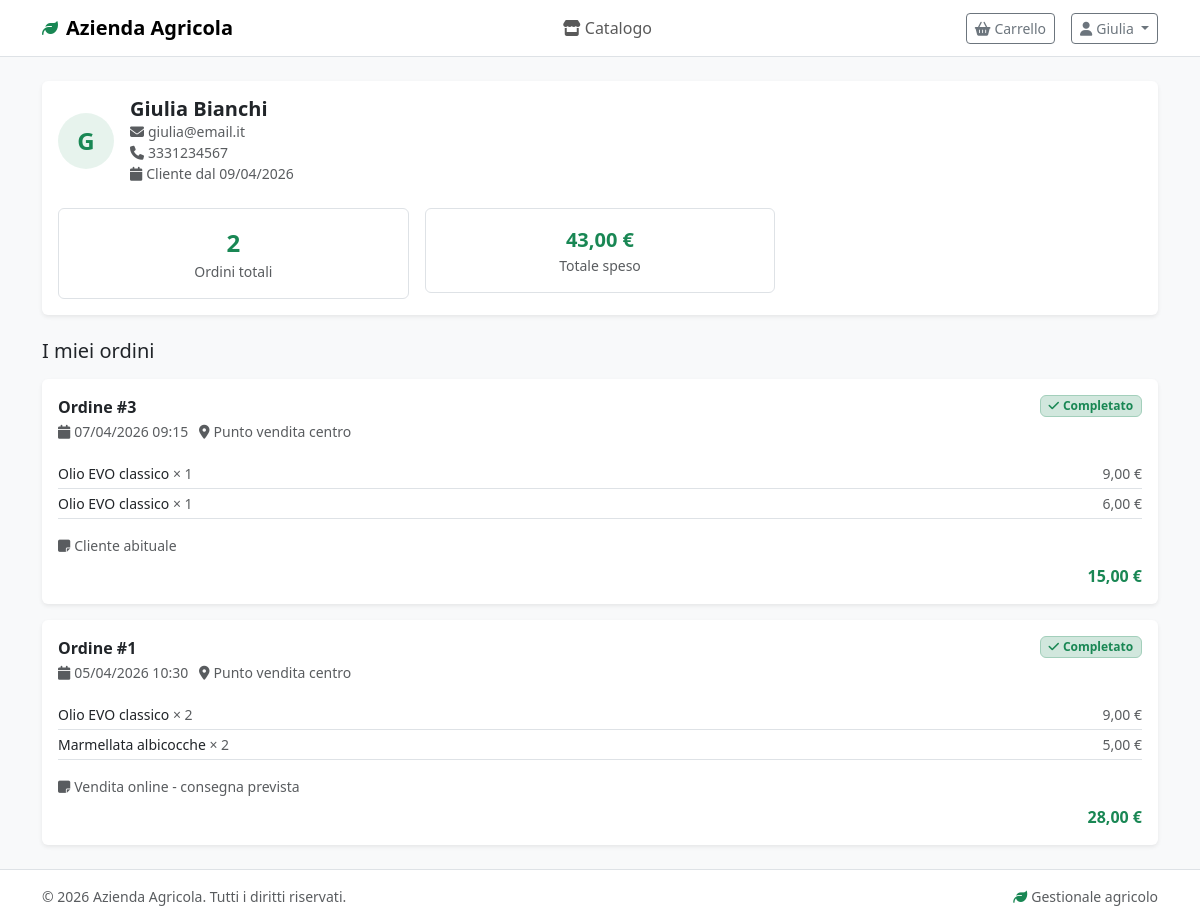
The app's page /cliente/profilo.php (signed in), older data.
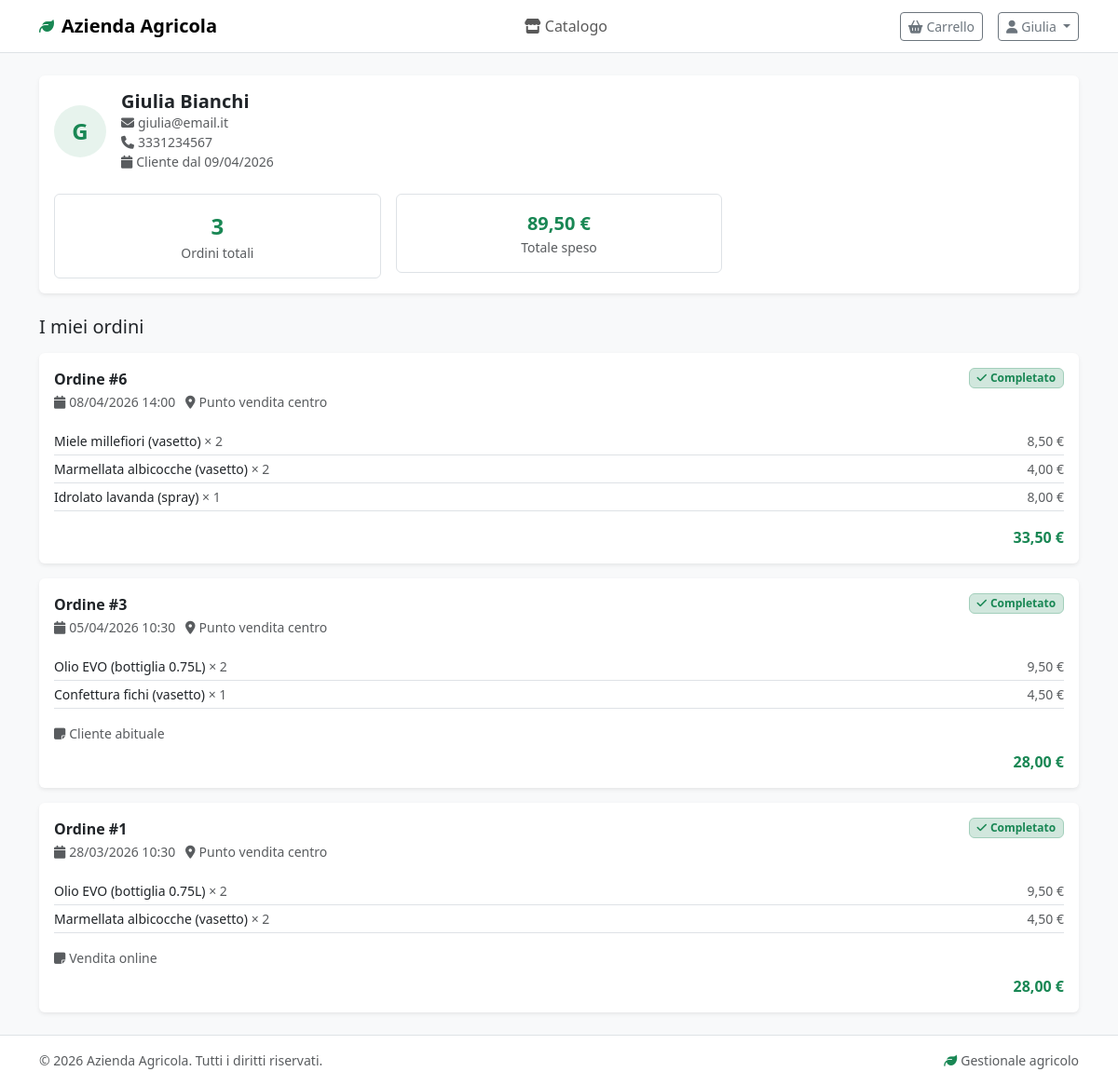
The same page, newer data.
### tables this page shows
CREATE TABLE IF NOT EXISTS CLIENTE (
    idCliente INT AUTO_INCREMENT PRIMARY KEY,
    idUtente INT NULL,
    nome VARCHAR(150) NOT NULL,
    nickname VARCHAR(100) NULL,
    telefono VARCHAR(20) NULL,
    email VARCHAR(150) NULL,
    occasionale BOOLEAN NOT NULL DEFAULT FALSE,
    
    FOREIGN KEY (idUtente) REFERENCES UTENTE(idUtente) ON DELETE SET NULL,
    INDEX idx_occasionale (occasionale),
    INDEX idx_email (email)
);

CREATE TABLE IF NOT EXISTS UTENTE (
    idUtente INT AUTO_INCREMENT PRIMARY KEY,
    nome VARCHAR(100) NOT NULL,
    cognome VARCHAR(100) NOT NULL,
    email VARCHAR(150) NOT NULL UNIQUE,
    password VARCHAR(255) NOT NULL,
    ruolo ENUM('admin', 'cliente') NOT NULL DEFAULT 'cliente',
    dataRegistrazione DATETIME NOT NULL DEFAULT CURRENT_TIMESTAMP,
    attivo BOOLEAN NOT NULL DEFAULT TRUE,
    
    INDEX idx_email (email),
    INDEX idx_ruolo (ruolo)
);

CREATE TABLE IF NOT EXISTS VENDITA (
    idVendita INT AUTO_INCREMENT PRIMARY KEY,
    dataVendita DATETIME NOT NULL DEFAULT CURRENT_TIMESTAMP,
    totaleCalcolato DECIMAL(10, 2) NOT NULL DEFAULT 0.00,
    totalePagato DECIMAL(10, 2) NOT NULL DEFAULT 0.00,
    note TEXT NULL,
    idCliente INT NOT NULL,
    idLuogo INT NOT NULL,
    
    FOREIGN KEY (idCliente) REFERENCES CLIENTE(idCliente) ON DELETE RESTRICT,
    FOREIGN KEY (idLuogo) REFERENCES LUOGO(idLuogo) ON DELETE RESTRICT,
    INDEX idx_cliente (idCliente),
    INDEX idx_data (dataVendita),
    INDEX idx_luogo (idLuogo)
);

CREATE TABLE IF NOT EXISTS LUOGO (
    idLuogo INT AUTO_INCREMENT PRIMARY KEY,
    nome VARCHAR(150) NOT NULL UNIQUE,
    indirizzo VARCHAR(255) NULL,
    tipo ENUM('campo', 'laboratorio', 'punto vendita', 'magazzino') NOT NULL,
    
    INDEX idx_tipo (tipo),
    INDEX idx_nome (nome)
);

CREATE TABLE IF NOT EXISTS DETTAGLIO_VENDITA (
    idDettaglio INT AUTO_INCREMENT PRIMARY KEY,
    idVendita INT NOT NULL,
    tipoVendita ENUM('FRESCO_SFUSO', 'CONFEZIONATO', 'RISERVA_SFUSA') NOT NULL,
    quantita INT NULL,
    pesoVenduto DECIMAL(10, 2) NULL,
    prezzoUnitario DECIMAL(10, 2) NOT NULL,
    omaggio BOOLEAN NOT NULL DEFAULT FALSE,
    idProdotto INT NOT NULL,
    idConfezionamento INT NULL,
    
    FOREIGN KEY (idVendita) REFERENCES VENDITA(idVendita) ON DELETE CASCADE,
    FOREIGN KEY (idProdotto) REFERENCES PRODOTTO(idProdotto) ON DELETE RESTRICT,
    FOREIGN KEY (idConfezionamento) REFERENCES CONFEZIONAMENTO(idConfezionamento) ON DELETE SET NULL,
    INDEX idx_vendita (idVendita),
    INDEX idx_prodotto (idProdotto),
    INDEX idx_confezionamento (idConfezionamento)
);

CREATE TABLE IF NOT EXISTS PRODOTTO (
    idProdotto INT AUTO_INCREMENT PRIMARY KEY,
    nome VARCHAR(150) NOT NULL,
    unitaMisura ENUM('kg', 'litro', 'pezzo', 'grammo') NOT NULL,
    prezzoBase DECIMAL(10, 2) NOT NULL DEFAULT 0.00,
    idCategoria INT NOT NULL,
    
    FOREIGN KEY (idCategoria) REFERENCES CATEGORIA(idCategoria) ON DELETE RESTRICT,
    INDEX idx_categoria (idCategoria),
    INDEX idx_nome (nome)
);

### includes/auth.php (called while the page is built, shortened)
<?php
function getUserId() {
    return $_SESSION['user_id'] ?? null;
}
function getUserName() {
    return $_SESSION['user_name'] ?? 'Utente';
}

### includes/db.php (called while the page is built, shortened)
<?php
function executeQuery($conn, $sql, $params = []) {
    $stmt = mysqli_prepare($conn, $sql);
    if (!empty($params)) {
        $types = '';
        foreach ($params as $param) {
            if (is_int($param))    $types .= 'i';
            elseif (is_float($param)) $types .= 'd';
            else                   $types .= 's';
        }
        mysqli_stmt_bind_param($stmt, $types, ...$params);
    }
    mysqli_stmt_execute($stmt);
    return $stmt;
}
function fetchOne($conn, $sql, $params = []) {
    $stmt  = executeQuery($conn, $sql, $params);
    $result = mysqli_stmt_get_result($stmt);
    $row   = mysqli_fetch_assoc($result);
    return $row;
}
function fetchAll($conn, $sql, $params = []) {
    $stmt   = executeQuery($conn, $sql, $params);
    $result = mysqli_stmt_get_result($stmt);
    $rows   = mysqli_fetch_all($result, MYSQLI_ASSOC);
    return $rows;
}

### includes/functions.php (called while the page is built, shortened)
<?php
function formatPrice($amount) {
    return number_format($amount, 2, ',', '.') . ' €';
}
function formatDate($date, $includeTime = false) {
    $timestamp = strtotime($date);
    if ($includeTime) {
        return date('d/m/Y H:i', $timestamp);
    }
    return date('d/m/Y', $timestamp);
}

### cliente/profilo.php (the view, shortened to what this page needs)
<?php
require_once '../includes/db.php';
require_once '../includes/auth.php';
require_once '../includes/functions.php';
$cliente = fetchOne($conn,
    "SELECT c.*, u.email, u.dataRegistrazione
     FROM CLIENTE c
     INNER JOIN UTENTE u ON c.idUtente = u.idUtente
     WHERE u.idUtente = ?",
    [getUserId()]
);
$ordini = fetchAll($conn,
    "SELECT v.*, l.nome as nomeLuogo,
            (SELECT COUNT(*) FROM DETTAGLIO_VENDITA WHERE idVendita = v.idVendita) as numeroArticoli
     FROM VENDITA v
     INNER JOIN LUOGO l ON v.idLuogo = l.idLuogo
     WHERE v.idCliente = ?
     ORDER BY v.dataVendita DESC
     LIMIT 20",
    [$cliente['idCliente']]
);
$stats = fetchOne($conn,
    "SELECT COUNT(*) as totaleOrdini, COALESCE(SUM(totalePagato),0) as totaleSpeso
     FROM VENDITA WHERE idCliente = ?",
    [$cliente['idCliente']]
);
include '../includes/header_cliente.php';
?>
<div class="card border-0 shadow-sm mb-4">
    <div class="card-body">
        <div class="d-flex align-items-center gap-3 mb-4">
            <div class="rounded-circle bg-success bg-opacity-10 text-success d-flex align-items-center justify-content-center fw-bold fs-4"
                 style="width:56px;height:56px;flex-shrink:0">
                <?php echo strtoupper(substr($cliente['nome'], 0, 1)); ?>
            </div>
            <div>
                <h5 class="mb-0 fw-semibold"><?php echo htmlspecialchars($cliente['nome']); ?></h5>
                <?php if ($cliente['email']): ?>
                    <div class="text-muted small">
                        <i class="fas fa-envelope me-1"></i><?php echo htmlspecialchars($cliente['email']); ?>
                    </div>
                <?php endif; ?>
                <?php if ($cliente['telefono']): ?>
                    <div class="text-muted small">
                        <i class="fas fa-phone me-1"></i><?php echo htmlspecialchars($cliente['telefono']); ?>
                    </div>
                <?php endif; ?>
                <div class="text-muted small">
                    <i class="fas fa-calendar me-1"></i>Cliente dal <?php echo formatDate($cliente['dataRegistrazione']); ?>
                </div>
            </div>
        </div>
        <div class="row g-3">
            <div class="col-6 col-sm-4">
                <div class="border rounded p-3 text-center">
                    <div class="fs-4 fw-bold text-success"><?php echo $stats['totaleOrdini']; ?></div>
                    <div class="text-muted small">Ordini totali</div>
                </div>
            </div>
            <div class="col-6 col-sm-4">
                <div class="border rounded p-3 text-center">
                    <div class="fs-5 fw-bold text-success"><?php echo formatPrice($stats['totaleSpeso']); ?></div>
                    <div class="text-muted small">Totale speso</div>
                </div>
            </div>
        </div>
    </div>
</div>
<h5 class="mb-3">I miei ordini</h5>
<?php if (empty($ordini)): ?>
    <div class="text-center py-5 text-muted">
        <i class="fas fa-box-open fa-3x mb-3"></i>
        <p class="mb-3">Nessun ordine ancora</p>
        <a href="/cliente/catalogo.php" class="btn btn-success btn-sm">
            <i class="fas fa-store me-1"></i>Vai al catalogo
        </a>
    </div>
<?php else: ?>
    <div class="d-flex flex-column gap-3">
        <?php foreach ($ordini as $ordine): ?>
        <div class="card border-0 shadow-sm">
            <div class="card-body">
                <div class="d-flex justify-content-between align-items-start mb-3">
                    <div>
                        <div class="fw-semibold">Ordine #<?php echo $ordine['idVendita']; ?></div>
                        <small class="text-muted">
                            <i class="fas fa-calendar me-1"></i><?php echo formatDate($ordine['dataVendita'], true); ?>
                            &nbsp;&nbsp;<i class="fas fa-map-marker-alt me-1"></i><?php echo htmlspecialchars($ordine['nomeLuogo']); ?>
                        </small>
                    </div>
                    <span class="badge bg-success-subtle text-success border border-success-subtle">
                        <i class="fas fa-check me-1"></i>Completato
                    </span>
                </div>
                <?php
                $dettagli = fetchAll($conn,
                    "SELECT dv.*, p.nome as nomeProdotto
                     FROM DETTAGLIO_VENDITA dv
                     INNER JOIN PRODOTTO p ON dv.idProdotto = p.idProdotto
                     WHERE dv.idVendita = ?",
                    [$ordine['idVendita']]
                );
                ?>
                <ul class="list-unstyled mb-3">
                    <?php foreach ($dettagli as $det): ?>
                    <li class="d-flex justify-content-between py-1 border-bottom small">
                        <span>
                            <?php echo htmlspecialchars($det['nomeProdotto']); ?>
                            <?php if ($det['quantita']): ?>
                                <span class="text-muted">&times; <?php echo $det['quantita']; ?></span>
                            <?php endif; ?>
                        </span>
                        <span class="text-muted">
                            <?php echo $det['omaggio'] ? 'Gratuito' : formatPrice($det['prezzoUnitario']); ?>
                        </span>
                    </li>
                    <?php endforeach; ?>
                </ul>
                <?php if ($ordine['note']): ?>
                <div class="mb-2 small text-muted">
                    <i class="fas fa-sticky-note me-1"></i><?php echo htmlspecialchars($ordine['note']); ?>
                </div>
                <?php endif; ?>
                <div class="d-flex justify-content-end">
                    <span class="fw-bold text-success"><?php echo formatPrice($ordine['totalePagato']); ?></span>
                </div>
            </div>
        </div>
        <?php endforeach; ?>
    </div>
<?php endif; ?>
<?php include '../includes/footer_cliente.php'; ?>

### includes/header_cliente.php (shortened to what this page needs)
<!DOCTYPE html>
<html lang="it">
<head>
    <link rel="stylesheet" href="https://cdn.jsdelivr.net/npm/bootstrap@5.3.3/dist/css/bootstrap.min.css">
    <link rel="stylesheet" href="https://cdnjs.cloudflare.com/ajax/libs/font-awesome/6.5.2/css/all.min.css">
    <link rel="stylesheet" href="/css/cliente.css">
</head>
<body class="bg-light">
<nav class="navbar navbar-expand-lg navbar-light bg-white border-bottom sticky-top">
    <div class="container">
        <a class="navbar-brand d-flex align-items-center gap-2" href="/cliente/catalogo.php">
            <i class="fas fa-leaf text-success"></i>
            <span class="fw-semibold"><?php echo APP_NAME; ?></span>
        </a>
        <div class="collapse navbar-collapse" id="navCliente">
            <ul class="navbar-nav mx-auto">
                <li class="nav-item">
                    <a class="nav-link <?php echo basename($_SERVER['PHP_SELF']) == 'catalogo.php' ? 'active fw-semibold' : ''; ?>"
                       href="/cliente/catalogo.php">
                        <i class="fas fa-store me-1"></i>Catalogo
                    </a>
                </li>
            </ul>
            <div class="d-flex align-items-center gap-3">
                <a href="/cliente/carrello.php"
                   class="btn btn-outline-secondary btn-sm position-relative <?php echo basename($_SERVER['PHP_SELF']) == 'carrello.php' ? 'active' : ''; ?>">
                    <i class="fas fa-shopping-basket me-1"></i>Carrello
                </a>
                <div class="dropdown">
                    <button class="btn btn-sm btn-outline-secondary dropdown-toggle" data-bs-toggle="dropdown">
                        <i class="fas fa-user me-1"></i><?php echo htmlspecialchars(explode(' ', getUserName())[0]); ?>
                    </button>
                </div>
            </div>
        </div>
    </div>
</nav>
<main class="py-4">
    <div class="container">

### includes/footer_cliente.php (shortened to what this page needs)
    </div>
</main>
<footer class="border-top py-3 bg-white mt-auto">
    <div class="container d-flex justify-content-between align-items-center">
        <small class="text-muted">
            &copy; <?php echo date('Y'); ?> <?php echo defined('APP_NAME') ? APP_NAME : 'Azienda Agricola'; ?>.
            Tutti i diritti riservati.
        </small>
        <small class="text-muted d-none d-sm-block">
            <i class="fas fa-leaf text-success me-1"></i>Gestionale agricolo
        </small>
    </div>
</footer>
</body>
</html>

### css/cliente.css (style rules this page uses)
.navbar-brand i { font-size: 1rem; }

Row changes from the older to the newer data that the page shows:
added vendita: idVendita "6", dataVendita "08/04/2026 14:00", idLuogo.nome "Punto vendita centro", totalePagato "33,50 €"
added dettaglio_vendita: idProdotto.nome "Miele millefiori (vasetto)", quantita "2", prezzoUnitario "8,50 €", shown under "6"
added dettaglio_vendita: idProdotto.nome "Marmellata albicocche (vasetto)", quantita "2", prezzoUnitario "4,00 €", shown under "6"
added dettaglio_vendita: idProdotto.nome "Idrolato lavanda (spray)", quantita "1", prezzoUnitario "8,00 €", shown under "6"
changed vendita "Cliente abituale": loses dettaglio_vendita (idProdotto.nome "Olio EVO classico", quantita "1", prezzoUnitario "6,00 €"); gains dettaglio_vendita (idProdotto.nome "Olio EVO (bottiglia 0.75L)", quantita "2", prezzoUnitario "9,50 €"); dataVendita "07/04/2026 09:15" → "05/04/2026 10:30"; totalePagato "15,00 €" → "28,00 €"
changed dettaglio_vendita: idProdotto.nome "Olio EVO classico" → "Confettura fichi (vasetto)"; prezzoUnitario "9,00 €" → "4,50 €"
changed vendita id 1: dataVendita "05/04/2026 10:30" → "28/03/2026 10:30"; note "Vendita online - consegna prevista" → "Vendita online"
changed dettaglio_vendita (number 6 of 7 on the later page): idProdotto.nome "Olio EVO classico" → "Olio EVO (bottiglia 0.75L)"; prezzoUnitario "9,00 €" → "9,50 €"
changed dettaglio_vendita (number 7 of 7 on the later page): idProdotto.nome "Marmellata albicocche" → "Marmellata albicocche (vasetto)"; prezzoUnitario "5,00 €" → "4,50 €"
Text that changed along with them:
$stats['totaleOrdini']: "2" → "3"
formatPrice($stats['totaleSpeso']): "43,00 €" → "89,50 €"
